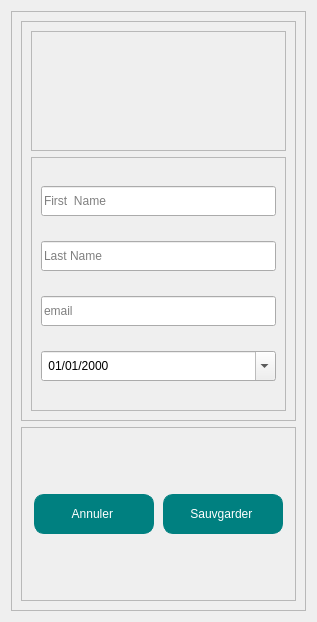
                              <widget class="QWidget" name="scrollAreaWidgetContents">
                               <property name="geometry">
                                <rect>
                                 <x>0</x>
                                 <y>0</y>
                                 <width>317</width>
                                 <height>622</height>
                                </rect>
                               </property>
                               <layout class="QVBoxLayout" name="verticalLayout_29">
                                <item>
                                 <widget class="QFrame" name="frame_25">
                                  <property name="minimumSize">
                                   <size>
                                    <width>0</width>
                                    <height>600</height>
                                   </size>
                                  </property>
                                  <property name="frameShape">
                                   <enum>QFrame::StyledPanel</enum>
                                  </property>
                                  <property name="frameShadow">
                                   <enum>QFrame::Raised</enum>
                                  </property>
                                  <layout class="QVBoxLayout" name="verticalLayout_32">
                                   <item>
                                    <widget class="QFrame" name="frame_27">
                                     <property name="minimumSize">
                                      <size>
                                       <width>0</width>
                                       <height>400</height>
                                      </size>
                                     </property>
                                     <property name="frameShape">
                                      <enum>QFrame::StyledPanel</enum>
                                     </property>
                                     <property name="frameShadow">
                                      <enum>QFrame::Raised</enum>
                                     </property>
                                     <layout class="QVBoxLayout" name="verticalLayout_34">
                                      <item>
                                       <widget class="QFrame" name="frame_28">
                                        <property name="minimumSize">
                                         <size>
                                          <width>0</width>
                                          <height>120</height>
                                         </size>
                                        </property>
                                        <property name="maximumSize">
                                         <size>
                                          <width>16777215</width>
                                          <height>120</height>
                                         </size>
                                        </property>
                                        <property name="frameShape">
                                         <enum>QFrame::StyledPanel</enum>
                                        </property>
                                        <property name="frameShadow">
                                         <enum>QFrame::Raised</enum>
                                        </property>
                                        <widget class="QLabel" name="label_17">
                                         <property name="geometry">
                                          <rect>
                                           <x>270</x>
                                           <y>10</y>
                                           <width>100</width>
                                           <height>100</height>
                                          </rect>
                                         </property>
                                         <property name="minimumSize">
                                          <size>
                                           <width>100</width>
                                           <height>100</height>
                                          </size>
                                         </property>
                                         <property name="maximumSize">
                                          <size>
                                           <width>80</width>
                                           <height>80</height>
                                          </size>
                                         </property>
                                         <property name="text">
                                          <string/>
                                         </property>
                                         <property name="pixmap">
                                          <pixmap resource="../Qss/icons/_icons.qrc">:/feather/icons/feather/user.png</pixmap>
                                         </property>
                                         <property name="scaledContents">
                                          <bool>true</bool>
                                         </property>
                                        </widget>
                                        <widget class="QPushButton" name="pushButton_2">
                                         <property name="geometry">
                                          <rect>
                                           <x>340</x>
                                           <y>70</y>
                                           <width>40</width>
                                           <height>40</height>
                                          </rect>
                                         </property>
                                         <property name="minimumSize">
                                          <size>
                                           <width>40</width>
                                           <height>40</height>
                                          </size>
                                         </property>
                                         <property name="maximumSize">
                                          <size>
                                           <width>40</width>
                                           <height>40</height>
                                          </size>
                                         </property>
                                         <property name="text">
                                          <string/>
                                         </property>
                                         <property name="icon">
                                          <iconset resource="../Qss/icons/_icons.qrc">
                                           <normaloff>:/material_design/icons/material_design/edit.png</normaloff>:/material_design/icons/material_design/edit.png</iconset>
                                         </property>
                                         <property name="iconSize">
                                          <size>
                                           <width>35</width>
                                           <height>35</height>
                                          </size>
                                         </property>
                                        </widget>
                                       </widget>
                                      </item>
                                      <item>
                                       <widget class="QFrame" name="frame_26">
                                        <property name="minimumSize">
                                         <size>
                                          <width>0</width>
                                          <height>200</height>
                                         </size>
                                        </property>
                                        <property name="frameShape">
                                         <enum>QFrame::StyledPanel</enum>
                                        </property>
                                        <property name="frameShadow">
                                         <enum>QFrame::Raised</enum>
                                        </property>
                                        <layout class="QVBoxLayout" name="verticalLayout_33">
                                         <item>
                                          <widget class="QLineEdit" name="lineEdit_6">
                                           <property name="minimumSize">
                                            <size>
                                             <width>150</width>
                                             <height>30</height>
                                            </size>
                                           </property>
                                           <property name="placeholderText">
                                            <string>First  Name</string>
                                           </property>
                                          </widget>
                                         </item>
                                         <item>
                                          <widget class="QLineEdit" name="lineEdit_7">
                                           <property name="minimumSize">
                                            <size>
                                             <width>150</width>
                                             <height>30</height>
                                            </size>
                                           </property>
                                           <property name="placeholderText">
                                            <string>Last Name</string>
                                           </property>
                                          </widget>
                                         </item>
                                         <item>
                                          <widget class="QLineEdit" name="lineEdit_5">
                                           <property name="minimumSize">
                                            <size>
                                             <width>150</width>
                                             <height>30</height>
                                            </size>
                                           </property>
                                           <property name="placeholderText">
                                            <string>email</string>
                                           </property>
                                          </widget>
                                         </item>
                                         <item>
                                          <widget class="QDateEdit" name="dateEdit_2">
                                           <property name="minimumSize">
                                            <size>
                                             <width>0</width>
                                             <height>30</height>
                                            </size>
                                           </property>
                                           <property name="showGroupSeparator" stdset="0">
                                            <bool>false</bool>
                                           </property>
                                           <property name="displayFormat">
                                            <string> dd/MM/yyyy  </string>
                                           </property>
                                           <property name="calendarPopup">
                                            <bool>true</bool>
                                           </property>
                                          </widget>
                                         </item>
                                        </layout>
                                       </widget>
                                      </item>
                                     </layout>
                                    </widget>
                                   </item>
                                   <item>
                                    <widget class="QFrame" name="frame_29">
                                     <property name="frameShape">
                                      <enum>QFrame::StyledPanel</enum>
                                     </property>
                                     <property name="frameShadow">
                                      <enum>QFrame::Raised</enum>
                                     </property>
                                     <layout class="QHBoxLayout" name="horizontalLayout_26">
                                      <item>
                                       <widget class="QPushButton" name="stop_2">
                                        <property name="minimumSize">
                                         <size>
                                          <width>120</width>
                                          <height>40</height>
                                         </size>
                                        </property>
                                        <property name="maximumSize">
                                         <size>
                                          <width>120</width>
                                          <height>16777215</height>
                                         </size>
                                        </property>
                                        <property name="styleSheet">
                                         <string notr="true">border-radius:10px;
border: 1px solid #008080;
background-color: #008080;
color: #ffffff;</string>
                                        </property>
                                        <property name="text">
                                         <string>Annuler </string>
                                        </property>
                                       </widget>
                                      </item>
                                      <item>
                                       <widget class="QPushButton" name="start_2">
                                        <property name="minimumSize">
                                         <size>
                                          <width>120</width>
                                          <height>40</height>
                                         </size>
                                        </property>
                                        <property name="maximumSize">
                                         <size>
                                          <width>120</width>
                                          <height>16777215</height>
                                         </size>
                                        </property>
                                        <property name="styleSheet">
                                         <string notr="true">border-radius:10px;
border: 1px solid #008080;
background-color: #008080;
color: #ffffff;</string>
                                        </property>
                                        <property name="text">
                                         <string>Sauvgarder </string>
                                        </property>
                                       </widget>
                                      </item>
                                     </layout>
                                    </widget>
                                   </item>
                                  </layout>
                                 </widget>
                                </item>
                               </layout>
                              </widget>
